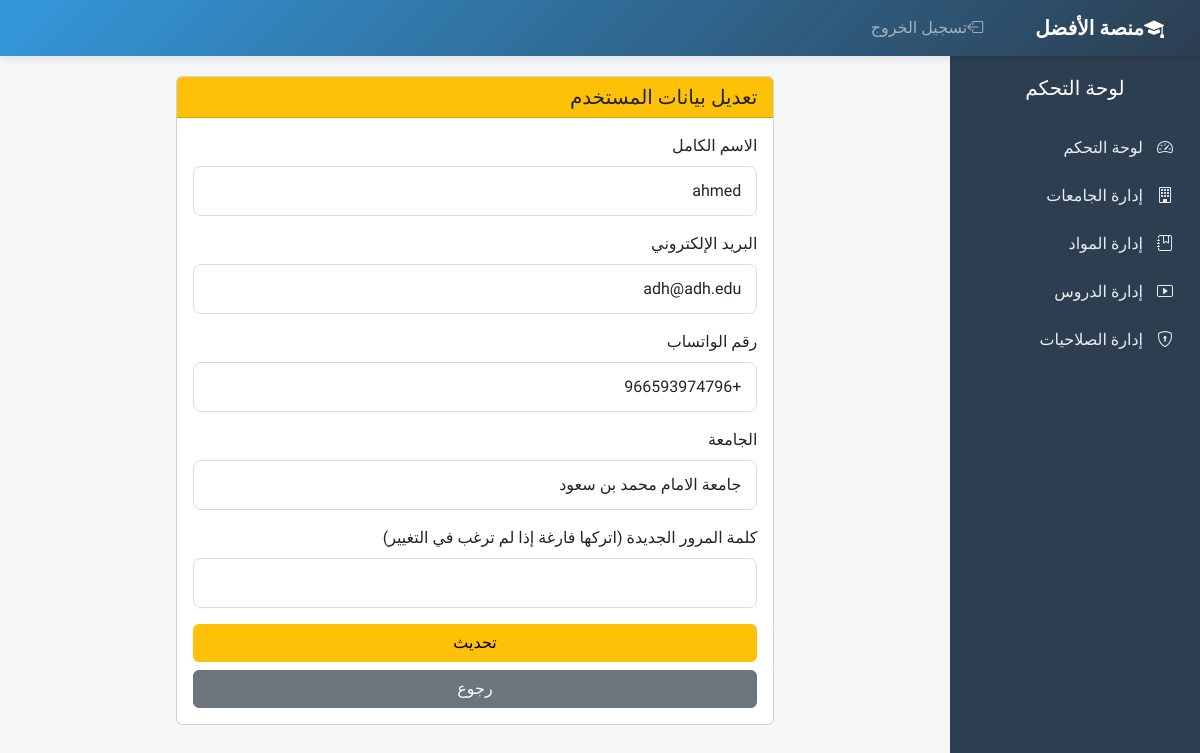
The app's page /admin/user/2 (signed in) with its own data.
### app.py (models this page shows)
class User(db.Model):
    id = db.Column(db.Integer, primary_key=True)
    name = db.Column(db.String(100), nullable=False)
    email = db.Column(db.String(100), unique=True, nullable=False)
    password = db.Column(db.String(200), nullable=False)
    is_admin = db.Column(db.Boolean, default=False)
    whatsapp_number = db.Column(db.String(20))
    university_id = db.Column(db.Integer, db.ForeignKey('university.id'))
    device_id = db.Column(db.String(200))  # معرف الجهاز
    permissions = db.relationship('Permission', backref='user', lazy=True)

### app.py (the view, shortened to what this page needs)
@app.route('/admin/user', methods=['GET','POST'])
@app.route('/admin/user/<int:user_id>', methods=['GET','POST'])
@admin_required
def manage_user(user_id=None):
    universities = University.query.all()
    if user_id:
        user = User.query.get_or_404(user_id)
    else:
        user = None
    return render_template('user_form.html', user=user, universities=universities)

### app.py (called while the page is built)
def admin_required(f):
    @wraps(f)
    def decorated(*args, **kwargs):
        if not session.get('is_admin'):
            flash("هذه الصفحة للمسؤول فقط")
            return redirect(url_for('login'))
        return f(*args, **kwargs)
    return decorated

@app.context_processor
def utility_processor():
    return {'now': datetime.now}

### templates/user_form.html (shortened to what this page needs)
{% extends "base.html" %}
{% block content %}
<div class="row justify-content-center">
    <div class="col-md-8">
        <div class="card">
            <div class="card-header bg-warning text-dark">
                <h5 class="mb-0">{{ user and 'تعديل بيانات المستخدم' or 'إضافة مستخدم جديد' }}</h5>
            </div>
            <div class="card-body">
                <form method="POST">
                    <div class="mb-3">
                        <label for="name" class="form-label">الاسم الكامل</label>
                        <input type="text" class="form-control" id="name" name="name"
                               value="{{ user.name if user }}" required>
                    </div>
                    <div class="mb-3">
                        <label for="email" class="form-label">البريد الإلكتروني</label>
                        <input type="email" class="form-control" id="email" name="email"
                               value="{{ user.email if user }}" required>
                    </div>
                    <div class="mb-3">
                        <label for="whatsapp_number" class="form-label">رقم الواتساب</label>
                        <input type="text" class="form-control" id="whatsapp_number" name="whatsapp_number"
                               value="{{ user.whatsapp_number if user }}">
                    </div>
                    <div class="mb-3">
                        <label for="university_id" class="form-label">الجامعة</label>
                        <select class="form-control" id="university_id" name="university_id">
                            {% for university in universities %}
                            <option value="{{ university.id }}"
                                    {{ 'selected' if user and user.university_id == university.id }}>
                                {{ university.name }}
                            </option>
                            {% endfor %}
                        </select>
                    </div>
                    <div class="mb-3">
                        <label for="password" class="form-label">
                            {{ user and 'كلمة المرور الجديدة (اتركها فارغة إذا لم ترغب في التغيير)' or 'كلمة المرور' }}
                        </label>
                        <input type="password" class="form-control" id="password" name="password"
                               {{ 'required' if not user }}>
                    </div>
                    <div class="d-grid gap-2">
                        <button type="submit" class="btn btn-warning">{{ user and 'تحديث' or 'إضافة' }}</button>
                        <a href="{{ url_for('admin_dashboard') }}" class="btn btn-secondary">رجوع</a>
                    </div>
                </form>
            </div>
        </div>
    </div>
</div>
{% endblock %}

### templates/base.html (style rules this page uses)
:root { --primary: #3498db; --secondary: #2c3e50; --accent: #e74c3c; --light: #f8f9fa; --dark: #343a40; --success: #27ae60; --warning: #f39c12; --info: #17a2b8; }
body { font-family: 'Tajawal', sans-serif; background-color: #f5f7f9; color: #333; padding-top: 56px; }
.form-control, .form-select { border-radius: 8px; padding: 12px 15px; border: 1px solid #ddd; transition: all 0.3s; }
.card-hover-effect { transition: transform 0.3s; }

### records on screen
User: name "ahmed", email "adh@adh.edu", whatsapp_number "+966593974796"

### other values on screen
{{ user and 'تعديل بيانات المستخدم' or 'إضافة مستخدم جديد' }} "تعديل بيانات المستخدم"
{{ user and 'تحديث' or 'إضافة' }} "تحديث"
form field university_id "جامعة الامام محمد بن سعود"
